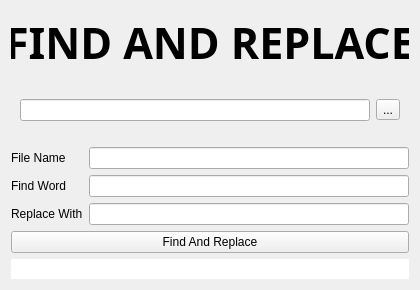
<?xml version="1.0" encoding="UTF-8"?>
<ui version="4.0">
 <class>Form</class>
 <widget class="QWidget" name="Form">
  <property name="geometry">
   <rect>
    <x>0</x>
    <y>0</y>
    <width>420</width>
    <height>290</height>
   </rect>
  </property>
  <property name="sizePolicy">
   <sizepolicy hsizetype="Fixed" vsizetype="Fixed">
    <horstretch>0</horstretch>
    <verstretch>0</verstretch>
   </sizepolicy>
  </property>
  <property name="minimumSize">
   <size>
    <width>420</width>
    <height>290</height>
   </size>
  </property>
  <property name="windowTitle">
   <string>Form</string>
  </property>
  <layout class="QVBoxLayout" name="verticalLayout_2">
   <item>
    <layout class="QVBoxLayout" name="verticalLayout_3">
     <item>
      <widget class="QLabel" name="label_3">
       <property name="font">
        <font>
         <family>Apple Symbols</family>
         <pointsize>32</pointsize>
         <weight>75</weight>
         <bold>true</bold>
        </font>
       </property>
       <property name="layoutDirection">
        <enum>Qt::LeftToRight</enum>
       </property>
       <property name="text">
        <string>FIND AND REPLACE</string>
       </property>
       <property name="alignment">
        <set>Qt::AlignCenter</set>
       </property>
      </widget>
     </item>
    </layout>
   </item>
   <item>
    <widget class="QFrame" name="horizontalFrame">
     <layout class="QHBoxLayout" name="horizontalLayout">
      <item>
       <widget class="QLineEdit" name="lineEdit_path"/>
      </item>
      <item>
       <widget class="QToolButton" name="toolButton_file_browse">
        <property name="text">
         <string>...</string>
        </property>
       </widget>
      </item>
     </layout>
    </widget>
   </item>
   <item>
    <layout class="QFormLayout" name="formLayout">
     <property name="leftMargin">
      <number>0</number>
     </property>
     <item row="2" column="0">
      <widget class="QLabel" name="label_5">
       <property name="text">
        <string>File Name</string>
       </property>
      </widget>
     </item>
     <item row="2" column="1">
      <widget class="QLineEdit" name="lineEdit_file_name">
       <property name="minimumSize">
        <size>
         <width>200</width>
         <height>0</height>
        </size>
       </property>
      </widget>
     </item>
     <item row="3" column="0">
      <widget class="QLabel" name="label">
       <property name="text">
        <string>Find Word</string>
       </property>
      </widget>
     </item>
     <item row="3" column="1">
      <widget class="QLineEdit" name="lineEdit_find_word">
       <property name="sizePolicy">
        <sizepolicy hsizetype="Expanding" vsizetype="Fixed">
         <horstretch>0</horstretch>
         <verstretch>0</verstretch>
        </sizepolicy>
       </property>
       <property name="minimumSize">
        <size>
         <width>200</width>
         <height>0</height>
        </size>
       </property>
       <property name="inputMask">
        <string/>
       </property>
      </widget>
     </item>
     <item row="4" column="0">
      <widget class="QLabel" name="label_2">
       <property name="text">
        <string>Replace With</string>
       </property>
      </widget>
     </item>
     <item row="4" column="1">
      <widget class="QLineEdit" name="lineEdit_replace_word">
       <property name="minimumSize">
        <size>
         <width>200</width>
         <height>0</height>
        </size>
       </property>
      </widget>
     </item>
    </layout>
   </item>
   <item>
    <layout class="QVBoxLayout" name="verticalLayout">
     <item>
      <widget class="QPushButton" name="pushButton_run">
       <property name="text">
        <string>Find And Replace</string>
       </property>
      </widget>
     </item>
     <item>
      <widget class="QLineEdit" name="lineEdit_log">
       <property name="autoFillBackground">
        <bool>false</bool>
       </property>
       <property name="frame">
        <bool>false</bool>
       </property>
       <property name="readOnly">
        <bool>true</bool>
       </property>
      </widget>
     </item>
    </layout>
   </item>
  </layout>
 </widget>
 <resources/>
 <connections/>
</ui>
